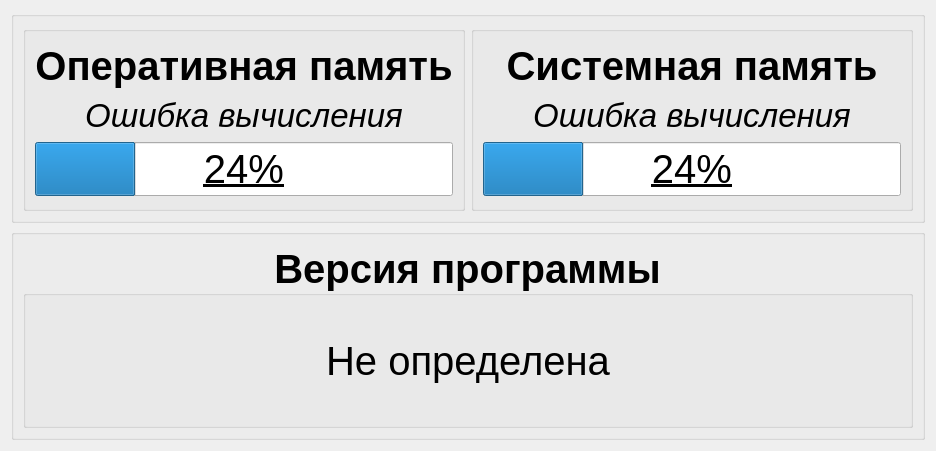
<?xml version="1.0" encoding="UTF-8"?>
<ui version="4.0">
 <class>SystemInfoPage</class>
 <widget class="QWidget" name="SystemInfoPage">
  <property name="geometry">
   <rect>
    <x>0</x>
    <y>0</y>
    <width>936</width>
    <height>451</height>
   </rect>
  </property>
  <layout class="QGridLayout" name="gridLayout">
   <item row="1" column="0" colspan="2">
    <widget class="QGroupBox" name="aboutProgramGroupBox">
     <property name="font">
      <font>
       <pointsize>25</pointsize>
       <underline>true</underline>
      </font>
     </property>
     <property name="title">
      <string/>
     </property>
     <property name="alignment">
      <set>Qt::AlignCenter</set>
     </property>
     <layout class="QGridLayout" name="gridLayout_3">
      <item row="0" column="0">
       <widget class="QGroupBox" name="versionProgramGroupBox">
        <property name="sizePolicy">
         <sizepolicy hsizetype="Preferred" vsizetype="Expanding">
          <horstretch>0</horstretch>
          <verstretch>0</verstretch>
         </sizepolicy>
        </property>
        <property name="font">
         <font>
          <pointsize>30</pointsize>
          <weight>75</weight>
          <bold>true</bold>
          <underline>false</underline>
         </font>
        </property>
        <property name="title">
         <string>Версия программы</string>
        </property>
        <property name="alignment">
         <set>Qt::AlignCenter</set>
        </property>
        <layout class="QVBoxLayout" name="verticalLayout_4">
         <item>
          <widget class="QLabel" name="versionLabel">
           <property name="font">
            <font>
             <pointsize>30</pointsize>
             <weight>50</weight>
             <bold>false</bold>
             <underline>false</underline>
            </font>
           </property>
           <property name="text">
            <string>Не определена</string>
           </property>
           <property name="alignment">
            <set>Qt::AlignCenter</set>
           </property>
          </widget>
         </item>
        </layout>
       </widget>
      </item>
     </layout>
    </widget>
   </item>
   <item row="0" column="0" colspan="2">
    <widget class="QGroupBox" name="memoryGroupBox">
     <property name="sizePolicy">
      <sizepolicy hsizetype="Preferred" vsizetype="Expanding">
       <horstretch>0</horstretch>
       <verstretch>0</verstretch>
      </sizepolicy>
     </property>
     <property name="font">
      <font>
       <pointsize>25</pointsize>
       <underline>true</underline>
      </font>
     </property>
     <property name="title">
      <string/>
     </property>
     <property name="alignment">
      <set>Qt::AlignCenter</set>
     </property>
     <layout class="QGridLayout" name="gridLayout_2">
      <item row="0" column="1">
       <widget class="QGroupBox" name="sysMemGroupBox">
        <property name="sizePolicy">
         <sizepolicy hsizetype="Preferred" vsizetype="Expanding">
          <horstretch>0</horstretch>
          <verstretch>0</verstretch>
         </sizepolicy>
        </property>
        <property name="title">
         <string/>
        </property>
        <layout class="QVBoxLayout" name="verticalLayout_2">
         <item>
          <widget class="QLabel" name="sysMemNameLabel">
           <property name="sizePolicy">
            <sizepolicy hsizetype="Preferred" vsizetype="Maximum">
             <horstretch>0</horstretch>
             <verstretch>0</verstretch>
            </sizepolicy>
           </property>
           <property name="font">
            <font>
             <pointsize>30</pointsize>
             <weight>75</weight>
             <bold>true</bold>
             <underline>false</underline>
            </font>
           </property>
           <property name="text">
            <string>Системная память</string>
           </property>
           <property name="alignment">
            <set>Qt::AlignHCenter|Qt::AlignTop</set>
           </property>
          </widget>
         </item>
         <item>
          <widget class="QLabel" name="sysMemValueLabel">
           <property name="sizePolicy">
            <sizepolicy hsizetype="Preferred" vsizetype="Maximum">
             <horstretch>0</horstretch>
             <verstretch>0</verstretch>
            </sizepolicy>
           </property>
           <property name="font">
            <font>
             <pointsize>25</pointsize>
             <italic>true</italic>
             <underline>false</underline>
            </font>
           </property>
           <property name="text">
            <string>Ошибка вычисления</string>
           </property>
           <property name="alignment">
            <set>Qt::AlignHCenter|Qt::AlignTop</set>
           </property>
          </widget>
         </item>
         <item>
          <widget class="QProgressBar" name="sysMemPersentFreeSpaceProgressBar">
           <property name="font">
            <font>
             <pointsize>30</pointsize>
             <underline>true</underline>
            </font>
           </property>
           <property name="value">
            <number>24</number>
           </property>
          </widget>
         </item>
        </layout>
       </widget>
      </item>
      <item row="0" column="0">
       <widget class="QGroupBox" name="ramMemoryGroupBox">
        <property name="sizePolicy">
         <sizepolicy hsizetype="Preferred" vsizetype="Expanding">
          <horstretch>0</horstretch>
          <verstretch>0</verstretch>
         </sizepolicy>
        </property>
        <property name="title">
         <string/>
        </property>
        <layout class="QVBoxLayout" name="verticalLayout">
         <item>
          <widget class="QLabel" name="ramNameLabel">
           <property name="sizePolicy">
            <sizepolicy hsizetype="Preferred" vsizetype="Maximum">
             <horstretch>0</horstretch>
             <verstretch>0</verstretch>
            </sizepolicy>
           </property>
           <property name="font">
            <font>
             <pointsize>30</pointsize>
             <weight>75</weight>
             <bold>true</bold>
             <underline>false</underline>
            </font>
           </property>
           <property name="text">
            <string>Оперативная память</string>
           </property>
           <property name="alignment">
            <set>Qt::AlignHCenter|Qt::AlignTop</set>
           </property>
          </widget>
         </item>
         <item>
          <widget class="QLabel" name="ramValueLabel">
           <property name="sizePolicy">
            <sizepolicy hsizetype="Preferred" vsizetype="Maximum">
             <horstretch>0</horstretch>
             <verstretch>0</verstretch>
            </sizepolicy>
           </property>
           <property name="font">
            <font>
             <pointsize>25</pointsize>
             <italic>true</italic>
             <underline>false</underline>
            </font>
           </property>
           <property name="text">
            <string>Ошибка вычисления</string>
           </property>
           <property name="alignment">
            <set>Qt::AlignHCenter|Qt::AlignTop</set>
           </property>
          </widget>
         </item>
         <item>
          <widget class="QProgressBar" name="ramPersentFreeSpaceProgressBar">
           <property name="font">
            <font>
             <pointsize>30</pointsize>
             <underline>true</underline>
            </font>
           </property>
           <property name="value">
            <number>24</number>
           </property>
          </widget>
         </item>
        </layout>
       </widget>
      </item>
     </layout>
    </widget>
   </item>
  </layout>
 </widget>
 <resources/>
 <connections/>
</ui>
